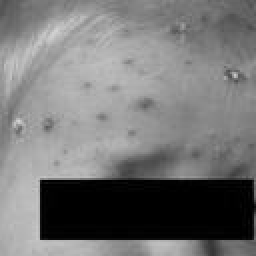
#> input picture Grayscaledatasets/Original/ChikenFox/ChikenFox_8.jpg, 128 x 128 px, found by its file name (shown 2 times larger); its folder holds only this picture in this run
$ python LBP_20241020132411.py
#> lines starting #> are read from the running program, lines starting #| are printed output that depends on the picture
#> in process_image_dataset, image is the input picture: shape (128, 128); min 0, max 212, mean 117.8
import os
import numpy as np
import matplotlib.pyplot as plt
from skimage import io, color, filters
from skimage.exposure import rescale_intensity, equalize_hist

def local_binary_pattern(image, P=8, R=1, smooth=False, sigma=0.5):
    """
    Calculate the Local Binary Pattern (LBP) of an image with optional smoothing.

    Parameters:
    - image (ndarray): Input image, either RGB or grayscale.
    - P (int): Number of circularly symmetric neighbor set points (default 8).
    - R (float): Radius of circle (default 1).
    - smooth (bool): Whether to apply Gaussian smoothing before LBP computation (default False).
    - sigma (float): Standard deviation for Gaussian kernel if smoothing (default 0.5).

    Returns:
    - lbp_image (ndarray): The computed LBP image.
    """
#> called with P = 8, R = 1, smooth = False, sigma = 0.5

    # Convert the image to grayscale if it's RGB
    if image.ndim == 3 and image.shape[2] == 3:
        gray_image = color.rgb2gray(image)
    elif image.ndim == 2:
        gray_image = image
    else:
        raise ValueError("Input image should be either RGB or grayscale.")

    gray_image = (gray_image * 255).astype(np.uint8)
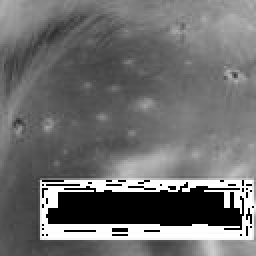
#> gray_image: shape (128, 128) (shown 2 times larger); min 0, max 255, mean 110.7

    # Apply optional Gaussian smoothing
    if smooth:
        gray_image = filters.gaussian(gray_image, sigma=sigma, mode='reflect') * 255
        gray_image = gray_image.astype(np.uint8)

    lbp_image = np.zeros_like(gray_image, dtype=np.uint8)
    padded_image = np.pad(gray_image, ((R, R), (R, R)), mode='reflect')
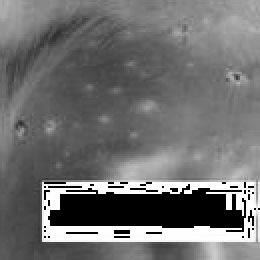
#> padded_image: shape (130, 130) (shown 2 times larger); min 0, max 255, mean 111.3

    for i in range(R, padded_image.shape[0] - R):
        for j in range(R, padded_image.shape[1] - R):
            center_value = padded_image[i, j]
            lbp_value = 0
            for k in range(P):
                theta = 2 * np.pi * k / P
                dx = round(R * np.cos(theta))
                dy = round(R * np.sin(theta))
                neighbor_value = padded_image[i + dy, j + dx]
                lbp_value |= (neighbor_value > center_value) << k
            lbp_image[i-R, j-R] = lbp_value
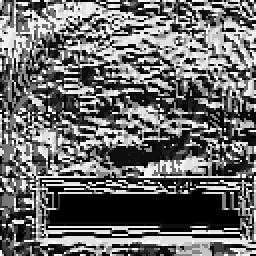
#> lbp_image: shape (128, 128) (shown 2 times larger); min 0, max 255, mean 106.8

    return lbp_image

def process_image_dataset(input_dir, output_dir, P=8, R=1, smooth=False, sigma=0.5):
    """Process a directory of images and save LBP results to another directory."""
    if not os.path.exists(output_dir):
        os.makedirs(output_dir)

    for filename in os.listdir(input_dir):
        if filename.lower().endswith(('.png', '.jpg', '.jpeg', '.bmp')):
            image_path = os.path.join(input_dir, filename)
            image = io.imread(image_path)
            lbp_result = local_binary_pattern(image, P, R, smooth, sigma)

            # Normalize the LBP image to improve visibility
            lbp_result_normalized = rescale_intensity(lbp_result, in_range='image', out_range=(0, 255)).astype(np.uint8)

            # Apply histogram equalization for better contrast
            lbp_result_enhanced = equalize_hist(lbp_result_normalized) * 255
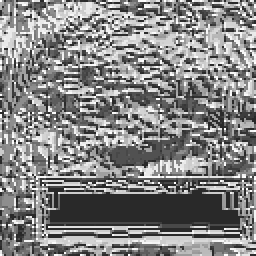
#> lbp_result_enhanced: shape (128, 128) float64 (shown 2 times larger); min 41.17, max 255, mean 132.5
            lbp_result_enhanced = lbp_result_enhanced.astype(np.uint8)

            # Save the normalized and enhanced LBP image at a higher resolution if needed
            lbp_image_path = os.path.join(output_dir, f'lbp_{filename}')
            plt.imsave(lbp_image_path, lbp_result_enhanced, cmap='gray', dpi=300)
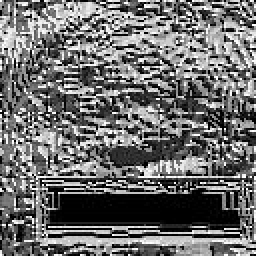
#> saved as lbp_ChikenFox_8.jpg: shape (128, 128, 3) (shown 2 times larger); min 0, max 255, mean 108.7
            print(f'Saved enhanced LBP image to: {lbp_image_path}')

# Example usage
input_directory = r"C:\xampp\htdocs\ThesisPrototype\Grayscaledatasets\Original\ChikenFox"  # Replace with your input directory
output_directory = r"C:\xampp\htdocs\ThesisPrototype\DatasetswithLBP\OriginalDatasetswithLBP\OriginalAcnewithLBP"  # Replace with your output directory
process_image_dataset(input_directory, output_directory, smooth=False)  # Disable smoothing for clarity
